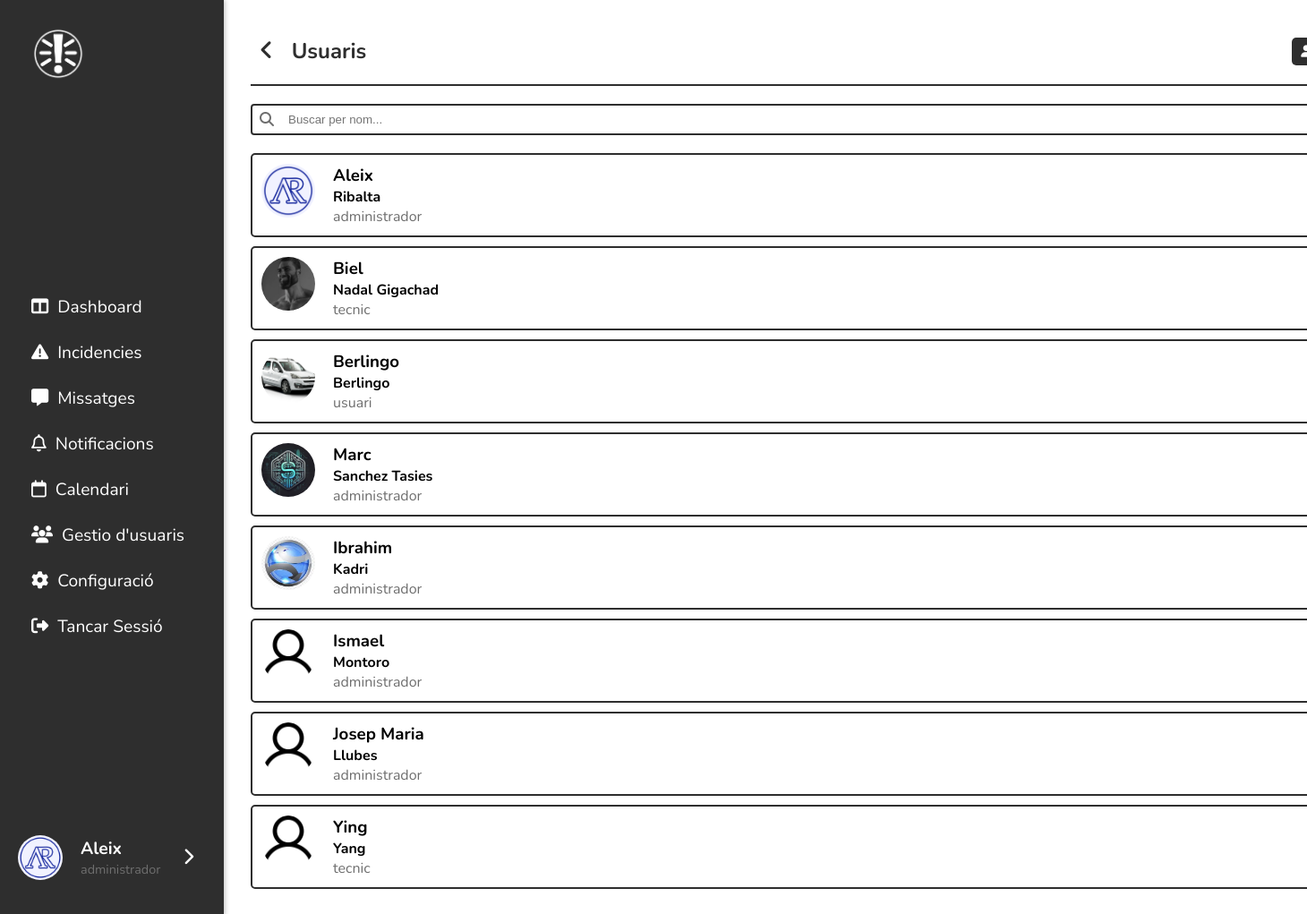
The app's page /public/index.php?action=mostrarUsuaris (signed in) with its own data.
### tables this page shows
CREATE TABLE `usuaris` (
  `id_usuari` int(11) NOT NULL,
  `nom` varchar(100) NOT NULL,
  `cognoms` varchar(150) NOT NULL,
  `email` varchar(150) NOT NULL,
  `contrasenya` varchar(255) NOT NULL,
  `rol` enum('usuari','administrador','tecnic') DEFAULT 'usuari',
  `data_creacio` timestamp NOT NULL DEFAULT current_timestamp(),
  `imatge` varchar(1000) NOT NULL,
  `telefono` int(11) DEFAULT NULL,
  `id_sector` int(11) DEFAULT NULL,
  `token` varchar(255) DEFAULT NULL,
  `token_expira` datetime DEFAULT NULL
);

### components/header.php (called while the page is built, shortened)
<?php
include '../controllers/ControladorPermisos.php';
$permis = new ControladorPermisos();
?>
            <?php include 'opcionsmenu.php'; ?>

### controllers/ControladorPermisos.php (called while the page is built, shortened)
<?php
class ControladorPermisos
{
    public function tePermisAdmin()
    {
        $rol = $_SESSION['usuari']['rol'];
        if ($rol == 'administrador') {
            return true;
        }
    }
    public function tePermisUsuari()
    {
        $rol = $_SESSION['usuari']['rol'];
    }
}

### controllers/GestorUsuarisController.php (called while the page is built, shortened)
<?php
include_once '../config/database.php';
include_once '../models/GestorUsuaris.php';
class GestorUsuarisController{
    private $model;
    public function __construct() {
        $database = new Database();
        $this->conn = $database->connect();
        $this->model = new GestorUsuaris($this->conn);
    }
    public function mostrarUsuaris($search = '') {
        return $this->model->mostrarUsuaris($search);
    }
}
if (isset($_REQUEST['action'])) {
    $controller = new GestorUsuarisController();
    $action = $_REQUEST['action'];
    $controller->$action();
}

### config/database.php (called while the page is built, shortened)
<?php
class Database {
    private $host = 'srv966.hstgr.io';
    private $db_name = 'u505002782_incidenciesja';
    private $username = 'u505002782_administrador';
    private $password = 'uD&i8rx6XeBH8AeGrdr!eY';
    public function connect() {
        $this->conn = new mysqli($this->host, $this->username, $this->password, $this->db_name);
        return $this->conn;
    }
}
?>

### models/GestorUsuaris.php (called while the page is built, shortened)
<?php
class GestorUsuaris {
    private $conn;
    public function __construct($db) {
        $this->conn = $db;
    }
    public function mostrarUsuaris($search = '') {
        $query = "SELECT u.*, ti.nom AS tipus_nom, ti.id_tipus_incidencia
                  FROM usuaris u
                  LEFT JOIN tipus_incidencia ti ON u.id_sector = ti.id_tipus_incidencia";
        $stmt = $this->conn->prepare($query);
        $stmt->execute();
        $result = $stmt->get_result();
        $usuaris = array();
        while ($row = $result->fetch_assoc()) {
            $usuaris[] = $row;
        }
        return $usuaris;
    }
}

### views/usuaris/mostrarusuaris.php (the view, shortened to what this page needs)
<?php
include_once '../controllers/ControladorPermisos.php';
include_once '../controllers/GestorUsuarisController.php';
$controller = new GestorUsuarisController();
$search = isset($_GET['search']) ? $_GET['search'] : '';
$usuaris = $controller->mostrarUsuaris($search);
?>
<div class="contenedor">
    <div class="menu_top">
        <div>
            <a class="btn_tornar" href="../public/index.php?action=dashboard"><i class="fa-solid fa-angle-left"></i></a>
            <h2>Usuaris</h2>
        </div>
        <div>
            <a class="btn_afegir" href="../public/index.php?action=afegirUsuaris"><button><i class="fa-solid fa-user-plus"></i></button></a>
        </div>
    </div>
    <div class="buscador">
        <input type="text" id="search" placeholder="Buscar per nom..." class="input-buscador" value="<?php echo htmlspecialchars($search ?? ''); ?>">
        <button type="button" class="btn-lupa" onclick="buscarUsuaris()">
            <i class="fa-solid fa-search"></i>
        </button>
    </div>
    <div class="container_usuaris" id="resultados">
        <?php if (!empty($usuaris)) : ?>
            <?php foreach ($usuaris as $usuari) : ?>
                <div class="usuaris" onclick="location.href='../public/index.php?action=editarUsuaris&id=<?= $usuari['id_usuari'] ?>'">
                    <div class="imatge">
                        <?php
                        $ruta_imagen = "../public/assets/profile/" . $usuari['imatge'];
                        $imagen_predeterminada = "../public/assets/profile/default.png";
                        $imagen_mostrar = (file_exists($ruta_imagen) && !empty($usuari['imatge'])) ? $ruta_imagen : $imagen_predeterminada;
                        ?>
                        <img class="profile-img" src="<?php echo $imagen_mostrar; ?>" alt="Usuari">
                    </div>
                    <div class="dreta">
                        <h3><?= htmlspecialchars($usuari['nom']) ?></h3>
                        <h4><?= htmlspecialchars($usuari['cognoms']) ?></h4>
                        <p><?= htmlspecialchars($usuari['rol']) ?></p>
                    </div>
                </div>
            <?php endforeach; ?>
        <?php else: ?>
            <p>No hi ha usuaris disponibles.</p>
        <?php endif; ?>
    </div>
</div>

### public/index.php (shortened to what this page needs)
<?php
$action = $_GET['action'] ?? 'dashboardAdmin';
switch ($action) {
    case 'mostrarUsuaris':
        $content = "../views/usuaris/mostrarusuaris.php";
        $styles = [
            "../public/css/gestionarusuaris.css"
        ];
        include '../views/layout.php';
        break;
}
?>

### views/layout.php (shortened to what this page needs)
<!DOCTYPE html>
<html lang="ca">
<head>
    <link rel="stylesheet" href="https://cdnjs.cloudflare.com/ajax/libs/font-awesome/6.6.0/css/all.min.css">
    <link rel="stylesheet" href="../public/css/main.css">
    <link rel="stylesheet" href="../public/css/header.css">
    <link rel="stylesheet" href="../public/css/sidebar.css">
    <link href="https://cdnjs.cloudflare.com/ajax/libs/lightbox2/2.11.3/css/lightbox.min.css" rel="stylesheet">
    <link href="https://cdn.jsdelivr.net/npm/@fullcalendar/core@6.0.0/main.min.css" rel="stylesheet">
    <?php
    if (isset($styles)) {
        foreach ($styles as $style) {
            echo "<link rel='stylesheet' href='$style'>";
        }
    }
    ?>
</head>
<body>
    <?php include '../components/header.php'; ?>
    <?php include '../components/sidebar.php'; ?>
    <div class="container">
        <?php
            if (isset($content)) {
                include $content;
            }
        ?>
    </div>
</body>
</html>

### components/sidebar.php
<div class="sidebar">
    <a class="img_logo" href="../public/index.php">
        <img src="../public/assets/brand/logo_simbol_white.png" alt="logo" class="logo_image">
    </a>
    <ul>
        <?php include 'opcionsmenu.php'; ?>
    </ul>
    <div class="user_info">
        <div>
            <img src="../public/assets/profile/<?php echo $_SESSION['usuari']['imatge'] ?>" alt="user" class="user_image">
            <span>
                <h3><?php echo $_SESSION['usuari']['nom'] ?></h3>
                <p><?php echo $_SESSION['usuari']['rol'] ?></p>
            </span>
        </div>
        <a href="../public/index.php?action=perfil"><i class="fa-solid fa-chevron-right"></i></a>
    </div>
</div>

### components/opcionsmenu.php
<?php if (!$permis->tePermisUsuari()) { ?>
    <a href="../public/index.php?action=dashboardAdmin"><i class="fa-solid fa-table-columns"></i><span>Dashboard</span></a>
<?php } ?>
<div class="desplegable_options">
    <a href="../public/index.php?action=incidencies"><i class="fa-solid fa-triangle-exclamation"></i><span>Incidencies</span></a>
</div>
<a href="../public/index.php?action=xats"><i class="fa-solid fa-message"></i><span>Missatges</span></a>
<a href="../public/index.php?action=notificacions"><i class="fa-regular fa-bell"></i><span>Notificacions</span></a>
<a href="../public/index.php?action=calendari"><i class="fa-regular fa-calendar"></i><span>Calendari</span></a>
<?php if($permis->tePermisAdmin()) { ?>
    <a href="../public/index.php?action=mostrarUsuaris"><i class="fa-solid fa-users"></i><span>Gestio d'usuaris</span></a>
    <a href="../public/index.php?action=configuracio"><i class="fa-solid fa-gear"></i><span>Configuració</span></a>
<?php } ?>
<a href="../controllers/UsuariController.php?action=logout"><i class="fa-solid fa-right-from-bracket"></i><span>Tancar Sessió</span></a>

### public/css/main.css (style rules this page uses)
:root { --color-primary: #2E2E2E; --color-secondary: white; --color-tertiary: #6e6e6e; --color-quaternary: #c2c2c2; --color-altes: #ff9b9b; --color-baixes: #ccffcc; --color-moderades: #fff9a1; --color-links: #007bff; }
* { margin: 0; padding: 0; box-sizing: border-box; }
body { display: flex; width: 100%; flex-direction: row; font-family: 'Nunito', sans-serif; }
.container { width: 100%; }
@media (min-width: 769px) { body { flex-direction: row; } }
@media (min-width: 769px) { .container { margin-left: 250px; padding: 20px; display: flex; align-items: center; justify-content: center; } }
@media (min-width: 769px) { .sidebar { width: 250px; position: fixed; top: 0; left: 0; height: 100%; background-color: var(--color-primary); padding: 20px; box-shadow: 2px 0 5px rgba(0,0,0,0.1); } }
@media (min-width: 769px) { .sidebar a { color: var(--color-secondary); text-decoration: none; display: block; padding: 10px 0; font-size: 1.2rem; } }
@media (min-width: 769px) { .img_logo { margin: 0; padding: 0; } }
@media (min-width: 769px) { .logo_image { height: 60px; margin-bottom: 20px; margin-left: 0; } }
@media (min-width: 769px) { .user_image { height: 50px; width: 50px; border-radius: 50%; object-fit: cover; margin-right: 10px; } }
@media (min-width: 769px) { .user_info { display: flex; align-items: center; margin-bottom: 20px; } }
@media (min-width: 769px) { .user_info h3 { margin: 0; font-size: 1.2rem; color: var(--color-secondary); } }
@media (min-width: 769px) { .user_info p { margin: 0; font-size: 0.9rem; color: var(--color-tertiary); } }
@media (min-width: 769px) { .contenedor { width: 1200px; } }
@media (min-width: 769px) { .menu_top { padding-bottom: 10px; border-bottom: 2px solid var(--color-primary); } }
.contenedor { display: flex; align-items: center; flex-direction: column; margin: 0 10px; }
.menu_top { display: flex; justify-content: space-between; width: 100%; margin: 10px 0; color: var(--color-primary); }
.menu_top div { display: flex; align-items: center; gap: 10px; }
.btn_tornar { color: var(--color-primary); padding: 10px; cursor: pointer; font-size: 25px; }
.menu_top button { background: var(--color-primary); color: white; padding: 8px 10px; border: none; border-radius: 5px; cursor: pointer; }

### public/css/header.css (style rules this page uses)
.user_info { display: flex; flex-direction: row; align-items: center; justify-content: space-between; margin: 10px 0; }
.user_info div { display: flex; flex-direction: row; align-items: center; }
.user_info span { margin-left: 10px; }
.user_info p { color: var(--color-tertiary); }
.user_info h3 { color: var(--color-secondary); }
.user_info a { color: var(--color-secondary); text-decoration: none; font-size: 2rem; }
.desplegable_options { display: flex; flex-direction: column; color: var(--color-secondary); font-size: 1.5rem; }

### public/css/sidebar.css (style rules this page uses)
.sidebar { width: 250px; position: fixed; top: 0; left: 0; height: 100%; background-color: var(--color-primary); padding: 20px; box-shadow: 2px 0 5px rgba(0, 0, 0, 0.2); overflow-y: auto; display: flex; flex-direction: column; gap: 20px; justify-content: space-between; }
.sidebar ul { list-style: none; gap: 5px; display: flex; flex-direction: column; }
.sidebar a { color: var(--color-secondary); text-decoration: none; display: flex; align-items: center; gap: 10px; padding: 10px 15px; font-size: 1.2rem; border-radius: 5px; transition: background-color 0.3s; }
.user_image { height: 50px; width: 50px; border-radius: 50%; object-fit: cover; margin-right: 10px; }
.user_info { display: flex; align-items: center; margin-bottom: 20px; gap: 10px; }
.user_info h3 { margin: 0; font-size: 1.2rem; color: var(--color-secondary); }
.user_info p { margin: 0; font-size: 0.9rem; color: var(--color-tertiary); }

### records on screen
usuaris: imatge (picture), nom "Aleix", cognoms "Ribalta", rol "administrador"
usuaris: imatge (picture), nom "Biel", cognoms "Nadal Gigachad", rol "tecnic"
usuaris: imatge (picture), nom "Berlingo", cognoms "Berlingo", rol "usuari"
usuaris: imatge (picture), nom "Marc", cognoms "Sanchez Tasies", rol "administrador"
usuaris: imatge (picture), nom "Ibrahim", cognoms "Kadri", rol "administrador"
usuaris: imatge (placeholder picture), nom "Ismael", cognoms "Montoro", rol "administrador"
usuaris: nom "Josep Maria", cognoms "Llubes", rol "administrador"
usuaris: nom "Ying", cognoms "Yang", rol "tecnic"

### other values on screen
$_SESSION['usuari']['nom'] "Aleix"
$_SESSION['usuari']['rol'] "administrador"
